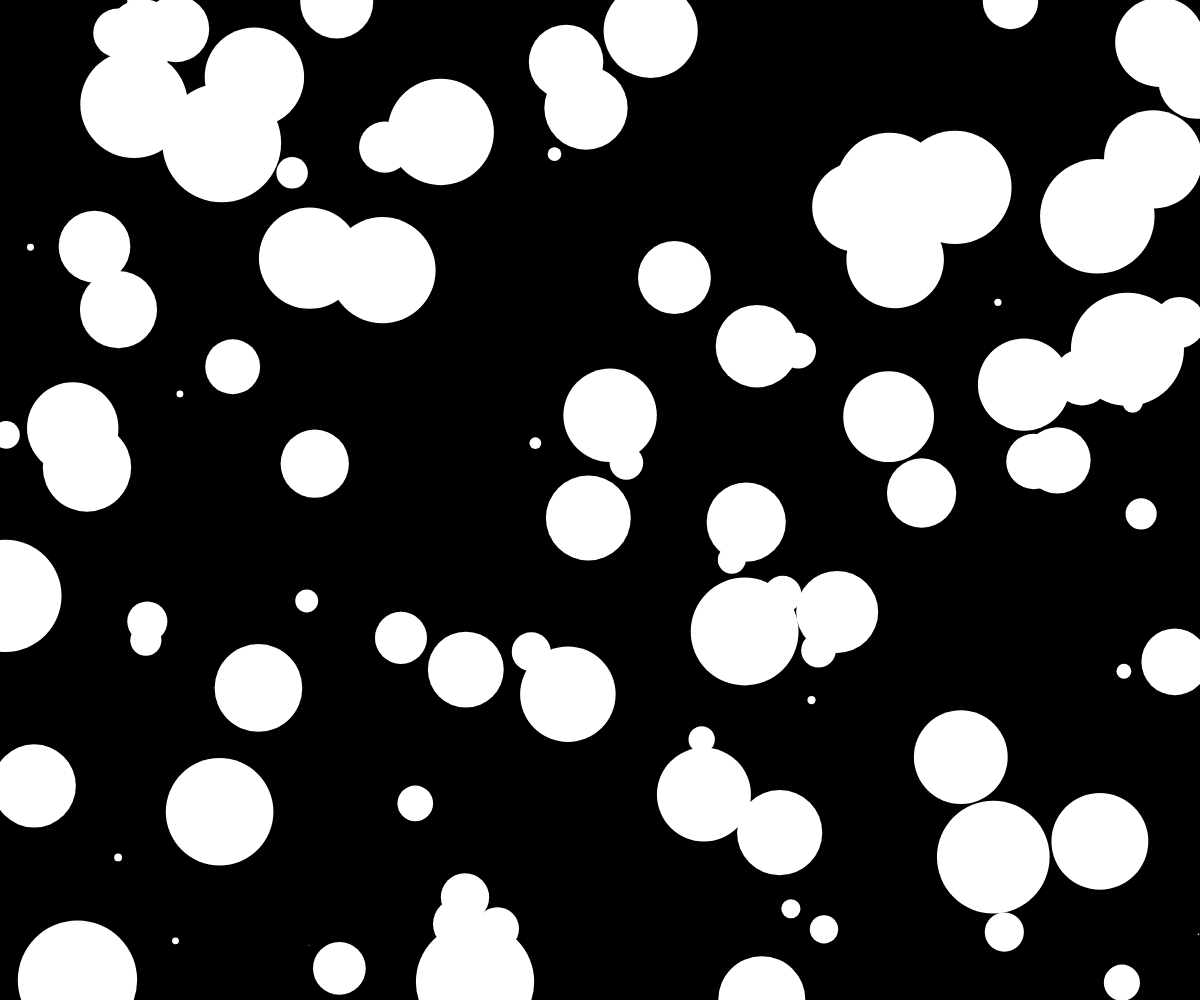
Frame 1 (no input)
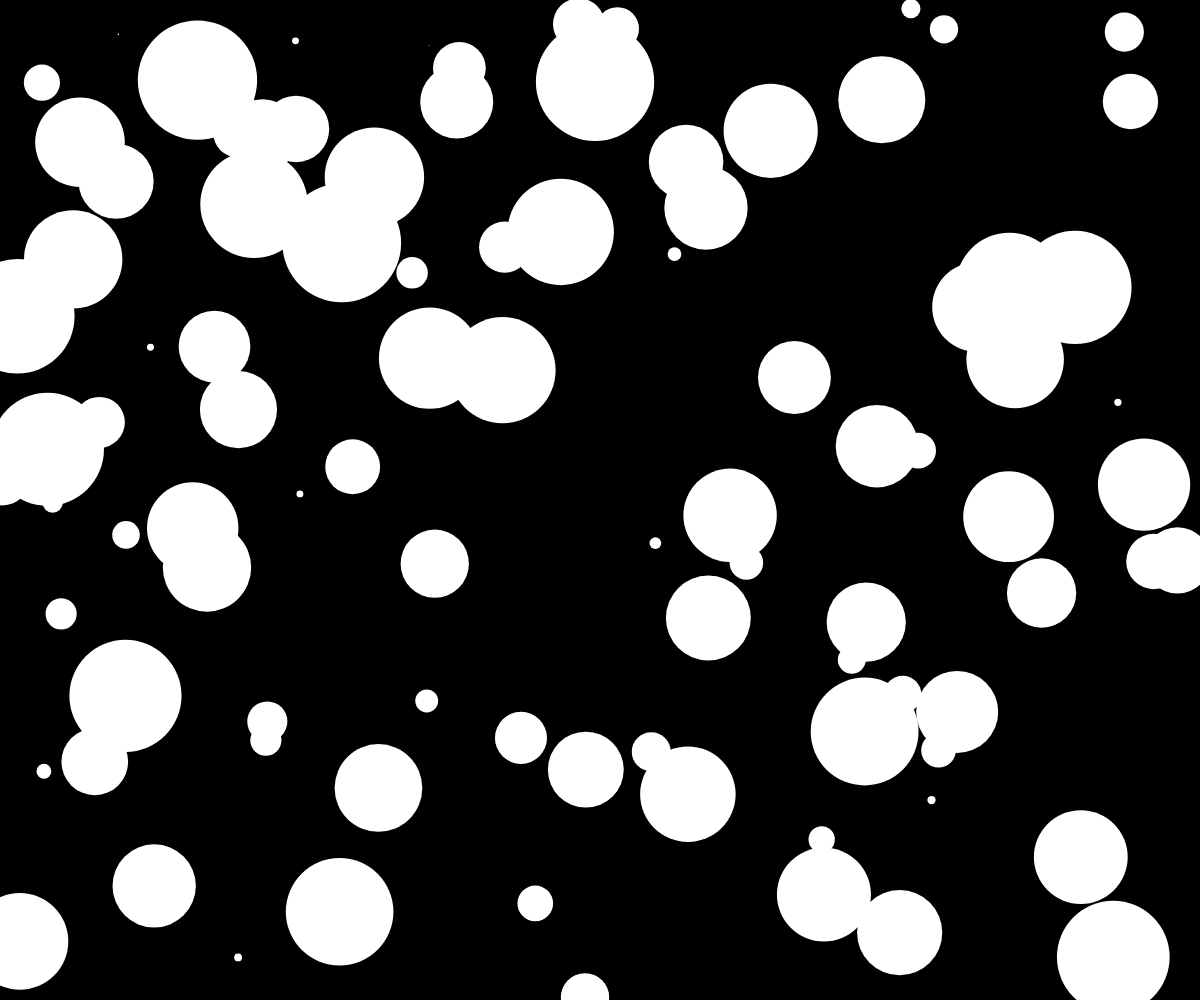
Frame 60 (no input)
Frame 120 (the mouse pressed at the canvas centre since frame 60): identical to frame 60, image omitted

The p5.js sketch that drew these frames (run headless with seeded random() and noise() and a simulated clock; from frame 60 on, the mouse is pressed at the canvas centre):

// p5.js sketch
// ── sketch.js
var bubble = [],flag;
function setup() {
	createCanvas(windowWidth, windowHeight);
	for(var i=0;i<100;i++){
		bubble.push(new Bubble());
	}
	flag = 1;
}

function draw() {
	if(flag){
		background(0);
		for(var i=0;i<100;i++){ 
			bubble[i].display();
			bubble[i].move(0.1);
		}
	}
}

class Bubble {
	constructor(){
		this.x = random()*width;
		this.y = random()*height;
		this.radius = random(0,0.1)*width;
	}
	display(){
		noStroke();
		fill(255);
		ellipse(this.x,this.y,this.radius);
	}
	move(Constant){
		var s_x = map(mouseX,0,width,-Constant,Constant);
		var s_y = map(mouseY,0,height,-Constant,Constant);
		this.x+=s_x*width;
		this.y+=s_y*height;
		this.x = this.boundaries(this.x,width);
		this.y = this.boundaries(this.y,height);
	}
	boundaries(x,bound){
		if(x>bound){
			x-=bound;
		}
		else if(x<0){
			x+=bound;
		}
		return x;
	}
}

function mousePressed(){
	flag^=1;
}
